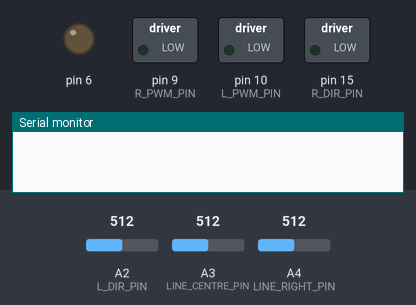
A sketch run on a simulated Arduino Uno, built with avr-gcc and run on an emulated ATmega328P. On the bench: switched loads named in the sketch (green lamp = pin HIGH), output pins drawn as LEDs (lit = HIGH), the last lines printed to the serial monitor. Dashed ring = blinking. The test bench sets the inputs (shaded band); at power-on: A2 (L_DIR_PIN) = 512, A3 (LINE_CENTRE_PIN) = 512, A4 (LINE_RIGHT_PIN) = 512.

Above: at 0.1 s.
At 4.9 s:
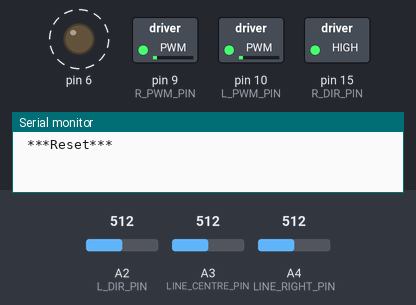
5.0 s: A2 (L_DIR_PIN) set to 490
At 6.9 s:
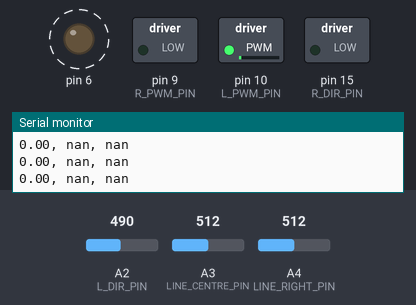
Timing chart, 0 to 8.4 s (numbered marks = the images above; inputs shaded):
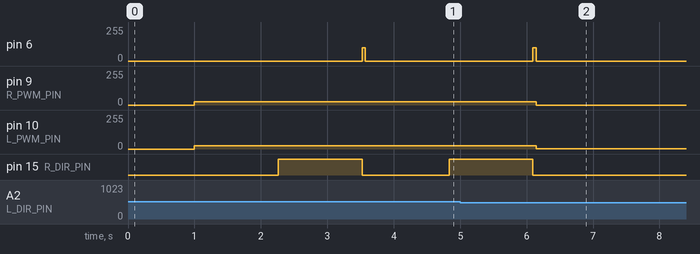

The sketch:

light_sensor_test.ino
```cpp
// code easier to read.
#define L_PWM_PIN 10
#define L_DIR_PIN 16
#define R_PWM_PIN  9
#define R_DIR_PIN 15
#define DIR_BWD HIGH // HIGH: backwards
#define DIR_FWD LOW // LOW: forward
#define LEFT true
#define RIGHT false

#define LINE_LEFT_PIN A2
#define LINE_CENTRE_PIN A3
#define LINE_RIGHT_PIN  A4

class motors_c {
  private:
    // Accepts two integers (motor and power)
    // and sets the power for that mortor
    void setMotorPower(int motor, int power) {
      if ( motor == L_PWM_PIN || motor == R_PWM_PIN ) {
        if ( power >= 0 ) {
          if ( power > 255 ) { power = 255; }
          // pin for direction is +6 from pin for power
          digitalWrite( motor + 6, DIR_FWD );
          analogWrite( motor, power );
        }
        else {
          if ( power < -255 ) { power = -255; }
          digitalWrite( motor + 6, DIR_BWD );
          analogWrite( motor, -power );
        }
      }
      else {
        // error wrong motor given
        Serial.println(" ***Wrong motor passed to function*** ");
      }
    }

  public:
    motors_c() {
      pinMode( L_PWM_PIN, OUTPUT );
      pinMode( L_DIR_PIN, OUTPUT );
      pinMode( R_PWM_PIN, OUTPUT );
      pinMode( R_DIR_PIN, OUTPUT );
    }

    void move(int power) {
      // left motor
      int offset;
      if ( power > 0 ) { offset = 1; }
      else { offset = 1; }
      setMotorPower(L_PWM_PIN, power+offset);
      // right motor
      setMotorPower(R_PWM_PIN, power);
    }

    void turn(int power, bool dir) {
      if (dir) {
        // use left as pivot
        // left motor
        setMotorPower(L_PWM_PIN, 0);
        // right motor
        setMotorPower(R_PWM_PIN, power);
      }
      else {
        // use right as pivot
        // left motor
        setMotorPower(L_PWM_PIN, power);
        // right motor
        setMotorPower(R_PWM_PIN, 0);
      }
    }
};

class lineSensor_c {
  private:
    int pin;
    float minVal = 1000.0;
    float maxVal = 0.0;
    // default value if not calibrated
    float limit = 500.0; //more is dark, less is light

  public:
    // Constructor, accepts a pin number as
    // argument and sets this as input
    lineSensor_c(int _pin) {
       pin = _pin; // Record which pin we used
       pinMode( pin, INPUT ); // Set this pin to input
    };

    // return sensor output
    float val() {
      return analogRead( pin );
    }

    // return normilised sensor output
    float norm() {
      float value = analogRead( pin );
      if ( value > maxVal ) { value = maxVal; }
      if ( value < minVal ) { value = minVal; }
      return (value - minVal)/(maxVal - minVal);
    }

    // return sensor limit
    float lim() {
      return limit;
    }

    // Write your calibration routine here
    // to remove bias offset
    void cal() {
      float value;
      value = analogRead( pin ); // Do an analogRead
      if ( value > maxVal ) { maxVal = value; }
      if ( value < minVal ) { minVal = value; }
      limit = (maxVal + minVal)/2;
    }

    // Write a routine here to check if your
    // sensor is on a line (true or false)
    boolean onLine() {
      float value = analogRead( pin ); // Do an analogRead
      if ( value > limit ) { return true; }
      else { return false; }
    }
};

//instantiate classes
motors_c m;
lineSensor_c ll(LINE_LEFT_PIN);
lineSensor_c lc(LINE_CENTRE_PIN);
lineSensor_c lr(LINE_RIGHT_PIN);

unsigned int count = 0;
unsigned int calTime = 100;

void buzz() {
  analogWrite(6, 100);
  delay(50);
  analogWrite(6, 0);
}

// Setup, only runs once when powered on.
void setup() {
  // Start up the Serial for debugging
  Serial.begin(9600);
  delay(1000);
  // Print reset so we can catch any reset error
  Serial.println(" ***Reset*** ");
}

// Remmeber, loop is called again and again
void loop()
{
  if ( count % 50 == 0 ) { m.move(25); }
  else if ( count % 25 == 0 ) { m.move(-25); }

  if ( count <= calTime ) {
    if ( count == calTime / 2 ) { buzz(); }
    if ( count == calTime ) { buzz(); m.move(0); }
    ll.cal();
    lc.cal();
    lr.cal();
    count++;
  }
  else {
    //m.move(0);
    Serial.print( ll.norm() );
    Serial.print( ", " );
    Serial.print( lc.norm() );
    Serial.print( ", " );
    Serial.print( lr.norm() );
    Serial.print( "\n" );
  }

  delay(50);
}
```
